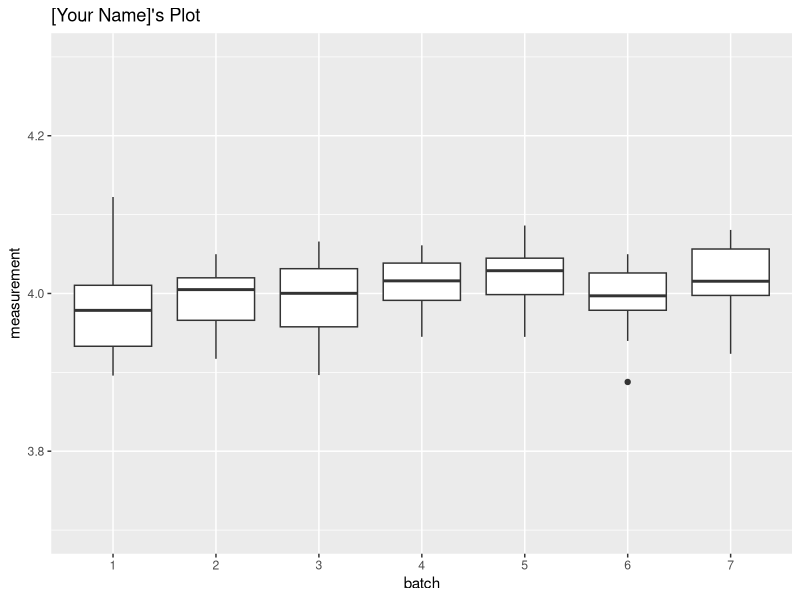
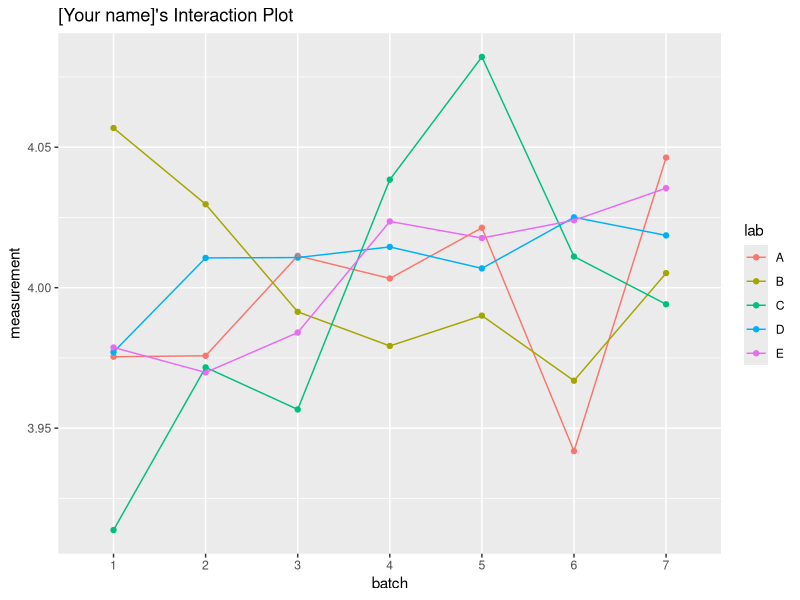

Here is the R script that generated these plots, in order:
## ---- chunk 1
my_data <- data.frame(batch = factor(rep(1:7, 10)), measurement = rnorm(70, 4, sqrt(0.0037)))
summary(my_data)
## ---- chunk 2
library(ggplot2)

ggplot(data=my_data, aes(x=batch, y=measurement)) + 
  geom_boxplot() + ylim(3.7,4.3) + 
  labs(title = "[Your Name]'s Plot", x = "batch", y = "measurement")
## ---- chunk 3
my_data2 <- data.frame(lab = factor(rep(c("A", "B", "C", "D", "E"), 14)), my_data)

ggplot(data = my_data2, aes(x=batch, y=measurement, color=lab, group=lab)) + 
  stat_summary(fun = mean, geom="point") + 
  stat_summary(fun = mean, geom="line") +
  labs(title = "[Your name]'s Interaction Plot")
